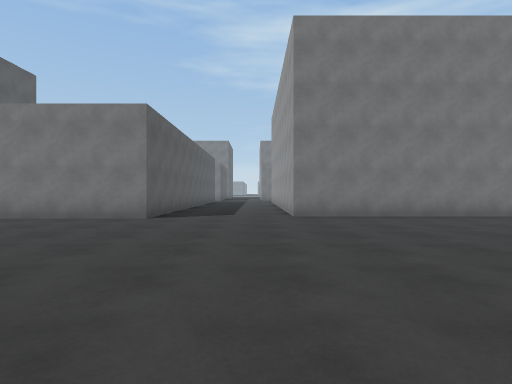
View 1 (above)

24 first-person views from a walk through a scene from a Unity 3-D project. The camera is 1.4 m above the floor, looks level and sees 80° across. The floor is counted in squares, 2 m on a side. Each view is taken from the middle of a square. On the plan, view 1 faces up. The plan holds only what a view shows up to about 10 squares ahead; the rest is blank. The place goes on beyond the plan. The player character is not drawn. Surface patterns are stand-ins for the level's own textures.

View 2
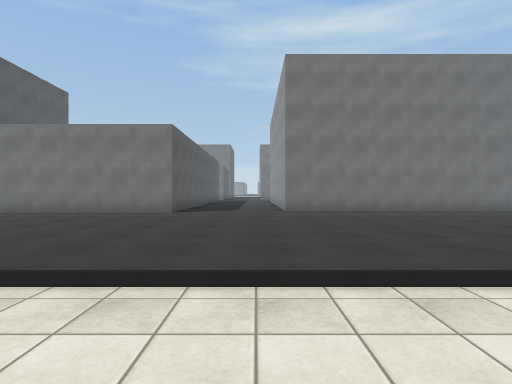

View 3
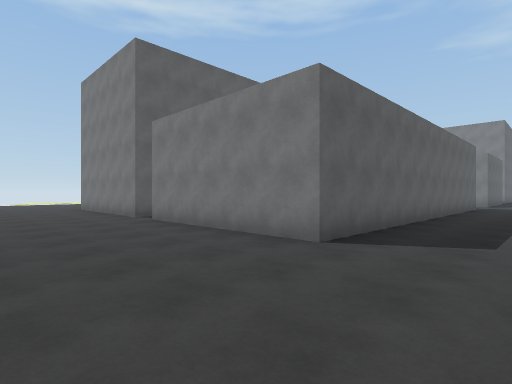

View 4
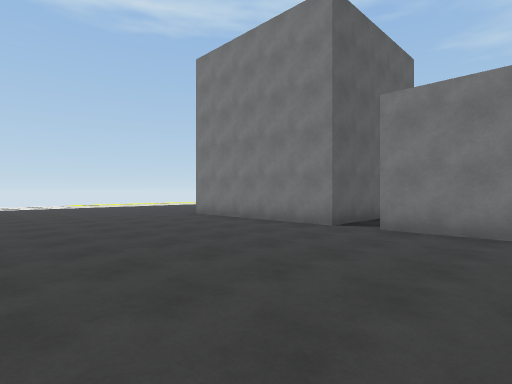

View 5
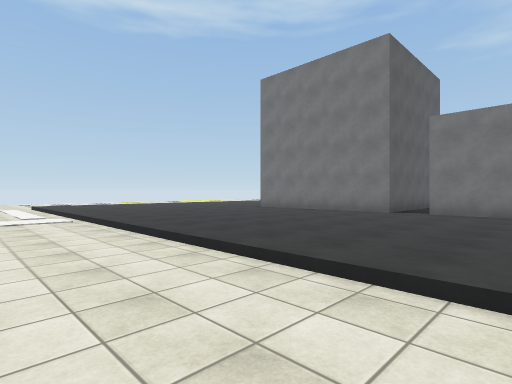

View 6
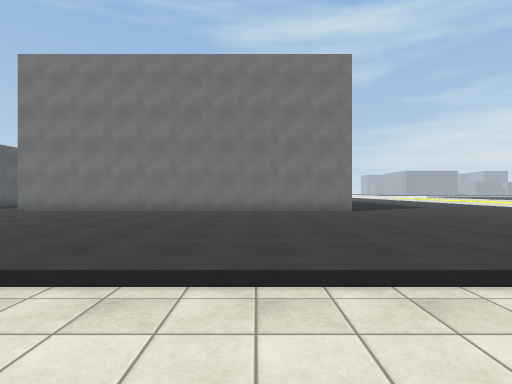

View 7
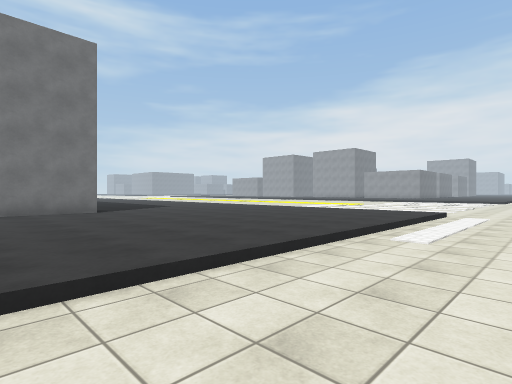

View 8
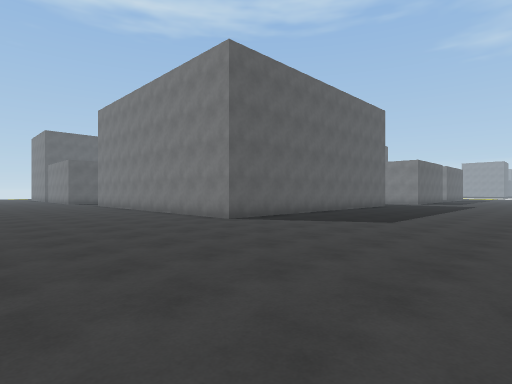

View 9
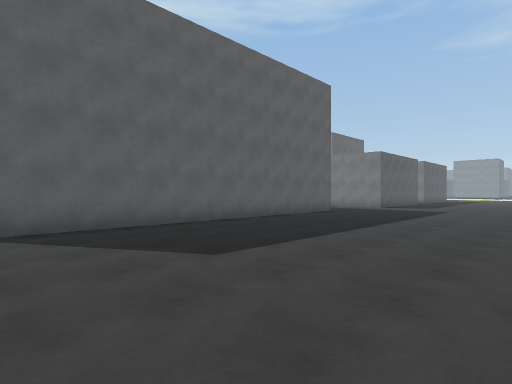

View 10
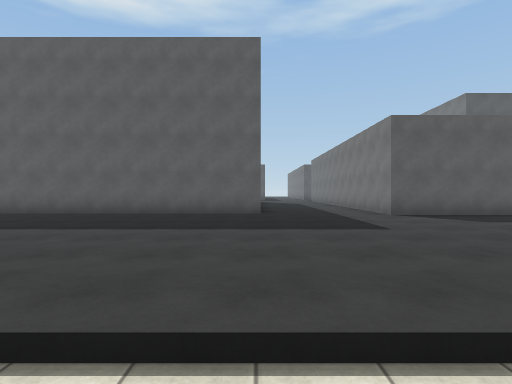

View 11
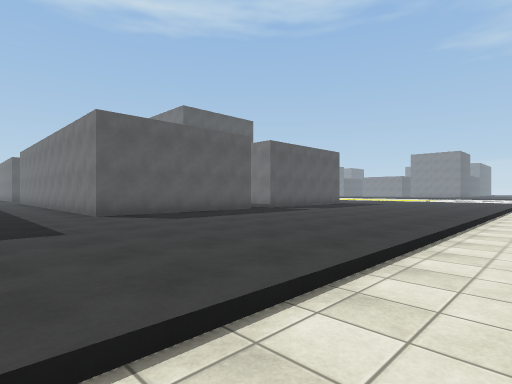

View 12
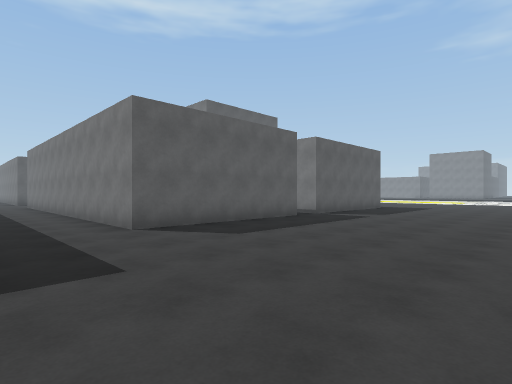

View 13
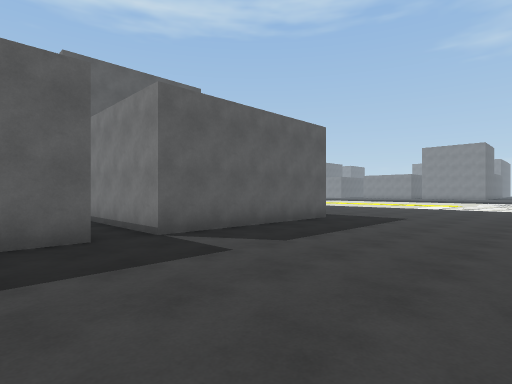

View 14
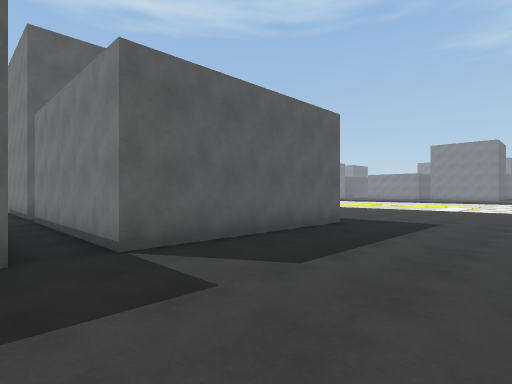

View 15
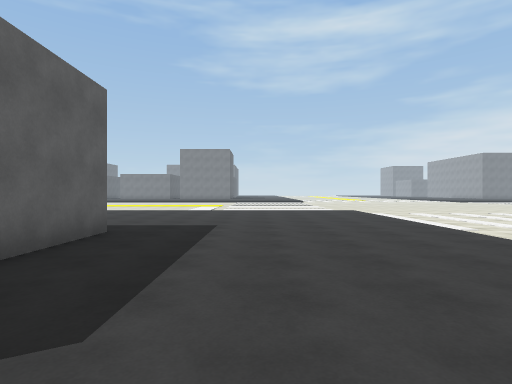

View 16
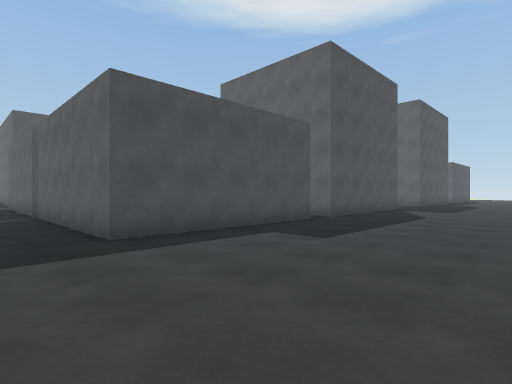

View 17
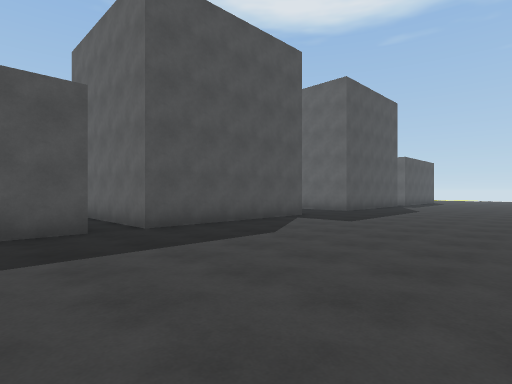

View 18
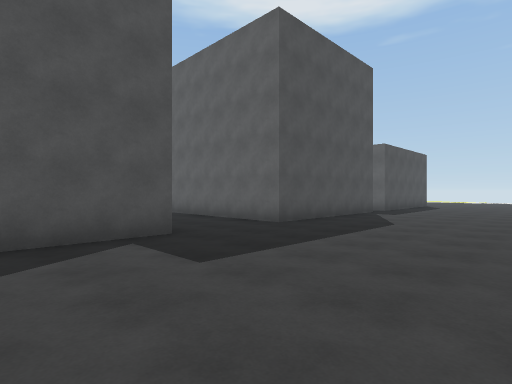

View 19
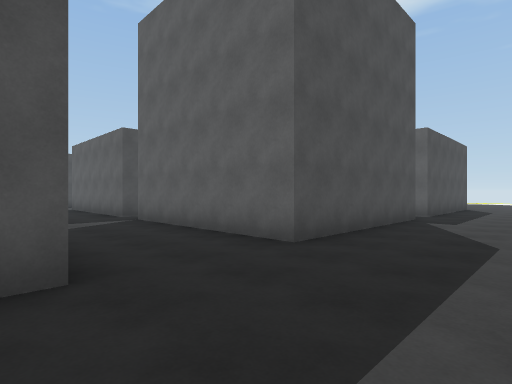

View 20
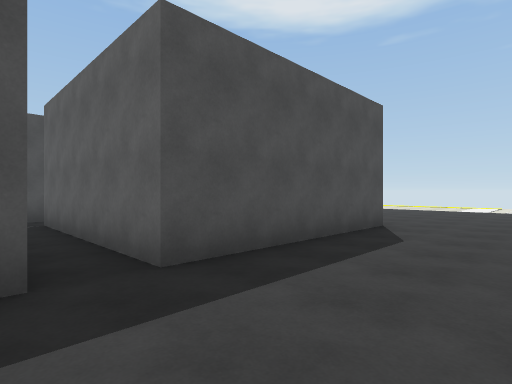

View 21
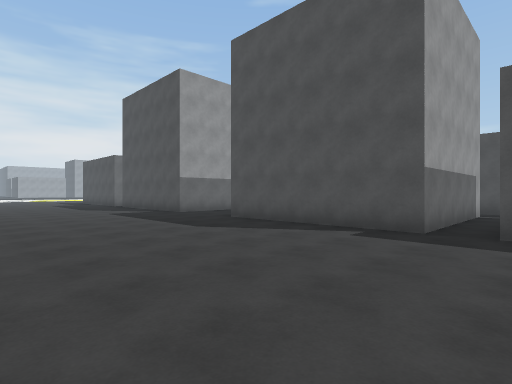

View 22
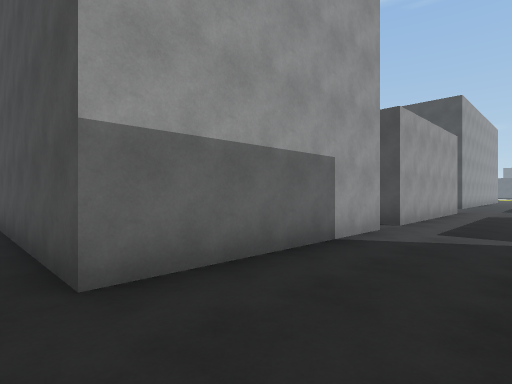

View 23
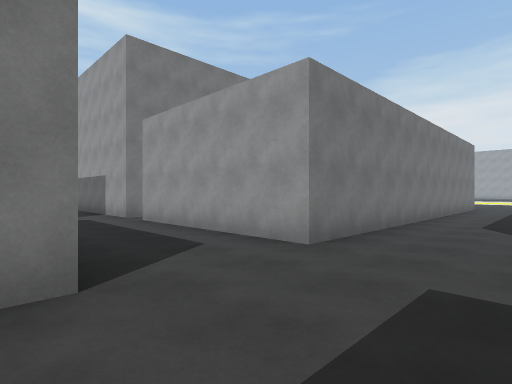

View 24
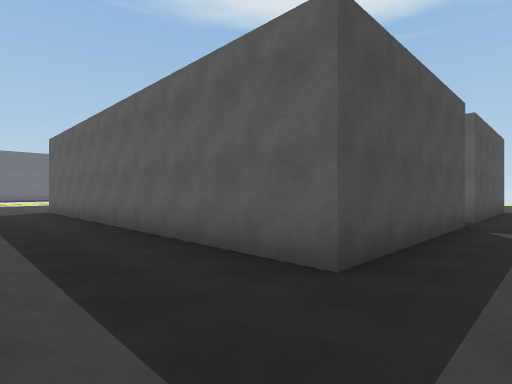

### Floor plan
Key: @ floor where view 1 was taken; # wall or solid block; . main floor; - floor 0.25 m lower than the main floor; O other object.
Columns run from 12 left of view 1 to 19 right of it. Each row starts with its distance up from view 1.
 37    ......      ......    ..
 36    ...........................--
 35    ...........................--
 34 ..............................--
 33 ..............................--
 32 ..............................--
 31 OOOO.OOOOO...OOOOO.OOOOO......-
 30    O.O   O...O   O.    O......-
 29    O.O   O...O   O.    O......-
 28    O.O   O...O   O     O......-
 27    O.O   O...OOOOO OOOOO......-
 26     ..    ....  ..............-
 25    OOO   O...O         O......-
 24          O...O         O......-
 23          O...O         O......--
 22           ...O         O......--
 21          O...OOOOOOOOOOO......--
 20          .....................--
 19        .......................--
 18 ...............      .........--
 17 OOOO OOOOO...          #......--
 16          O...          #......-
 15          O...          #......
 14          O...          #.....
 13          O..           #.....
 12          O..           #......
 11    O     O..           #......
 10    O     O...#         #......
  9    O     O...#         #......
  8    O.    O...#        ##......
  7 OOOO.OOOOO...##########.......
  6 ..............................
  5 ..............................
  4 ..............................
  3 ..............................
  2 ..............................
  1 ........ ....... .............-
  0 --------  --@--   --------------
 -1 --------   ---     -------------
 -2   ------    -       ------

Where each view was taken, in squares from view 1:
view 1: 0 up, 0 right, facing up
view 2: 2 down, 0 right, facing up
view 3: 3 up, 0 right, facing up-left
view 4: 1 up, 5 left, facing up-left
view 5: 2 down, 5 left, facing up-left
view 6: 2 down, 8 right, facing up
view 7: 2 down, 8 right, facing up-right
view 8: 2 up, 17 right, facing up-left
view 9: 7 up, 17 right, facing up-left
view 10: 17 up, 19 right, facing left
view 11: 18 up, 19 right, facing up-left
view 12: 18 up, 17 right, facing up-left
view 13: 24 up, 16 right, facing up-left
view 14: 25 up, 15 right, facing up-left
view 15: 26 up, 14 right, facing up
view 16: 36 up, 13 right, facing down-left
view 17: 37 up, 8 right, facing down-left
view 18: 36 up, 3 right, facing down-left
view 19: 34 up, 1 right, facing down-left
view 20: 34 up, 7 left, facing down-left
view 21: 37 up, 9 left, facing down-right
view 22: 32 up, 2 left, facing down-right
view 23: 18 up, 3 left, facing up-right
view 24: 19 up, 0 right, facing down-left
